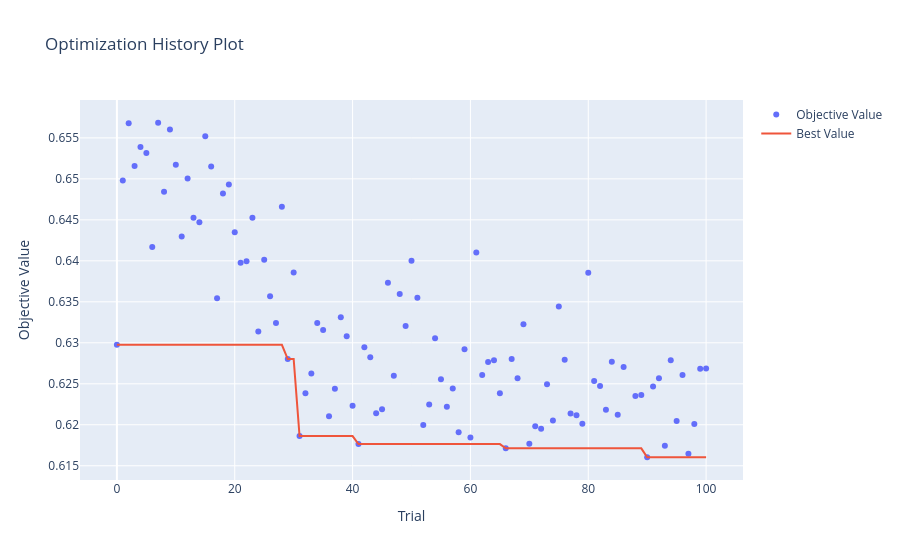

Notebook cell for this chart:
### Markdown cell above
## Hyperparameter Tuning with Optuna

Searches XGBoost hyperparameters against the same walk-forward AUC used for window selection, so tuning and window choice are evaluated the same way.

### Code cell
# 1) Optuna study maximising rolling-window AUC -- genuinely distributed:
# both this machine and the laptop's eGPU connect to the SAME study via a
# shared PostgreSQL backend, so the TPE sampler is informed by every
# completed trial from EITHER machine in real time (not two blind searches
# merged after the fact, which is what the previous version of this cell did).
import subprocess, os, time, json, inspect, tempfile

# Postgres storage comes from the environment -- credentials never live in the
# repo (a plaintext DB password used to sit right here). Desktop shell profile
# sets OPTUNA_STORAGE_URL (localhost) and OPTUNA_WORKER_STORAGE_URL (the same
# DB as reachable FROM THE LAPTOP, i.e. the desktop's LAN address). Unset
# (e.g. cloud runs) -> in-process study: same search, no cross-machine sharing.
STORAGE_URL = os.environ.get("OPTUNA_STORAGE_URL")
# A stable name via OPTUNA_STUDY_NAME makes a died-and-relaunched run RESUME
# its completed trials from persistent storage (e.g. a local sqlite file) --
# cloud containers have a finite lifetime and a 10h+ CPU run doesn't fit in
# one. Unset -> timestamped fresh study as before (new data invalidates old
# trials; never reuse a study name across different experiments).
STUDY_NAME = (os.environ.get("OPTUNA_STUDY_NAME")
              or f"xgb_tuning_{pd.Timestamp.now().strftime('%Y%m%d_%H%M%S')}")
TRIAL_CAP = 100  # combined total across both machines

sampler = TPESampler(
    multivariate=True,
    n_startup_trials=20,
    seed=42
)

study = None
if STORAGE_URL:
    try:
        study = optuna.create_study(
            storage=STORAGE_URL,
            study_name=STUDY_NAME,
            sampler=sampler,
            direction="maximize",
            load_if_exists=True,
        )
    except Exception as e:
        # ponytail: Postgres configured but unreachable -- fall back to an
        # in-process study. Costs cross-machine trial sharing only.
        print(f"Postgres unreachable ({e}) -- running an in-process Optuna study instead.")
if study is None:
    if not STORAGE_URL:
        print("OPTUNA_STORAGE_URL not set -- in-process Optuna study (no laptop worker).")
    study = optuna.create_study(sampler=sampler, direction="maximize")

# Tune only on fights before the final holdout window so trial
# selection never sees the test period
tuning_df = full_ufc_selected[full_ufc_selected["date_d"] < train_end]

# --- Dispatch the laptop's eGPU (GTX 1660 SUPER) to join the SAME study ---
# ponytail: laptop is optional acceleration, never a dependency -- any
# failure below falls back to desktop-only tuning against the same study.
# Needs BOTH storage env vars: the worker connects to the desktop's Postgres
# by its LAN address. The worker driver lives in scripts/; the fold/mirror
# helpers are exported from the LIVE kernel definitions so the worker can
# never drift from the notebook's logic.
LAPTOP_HOST = "michael@10.1.1.242"
LAPTOP_KEY = os.path.expanduser("~/.ssh/laptop_g7")
REMOTE_DIR = "~/ufc_trial_worker"
WORKER_STORAGE_URL = os.environ.get("OPTUNA_WORKER_STORAGE_URL")

laptop_joined = False
if STORAGE_URL and WORKER_STORAGE_URL:
    try:
        scratch = tempfile.mkdtemp(prefix="ufc_tuning_")
        tuning_export_path = f"{scratch}/tuning_df_export.parquet"
        meta_export_path = f"{scratch}/tuning_meta.json"
        helpers_path = f"{scratch}/cell4_helpers.py"

        tuning_df.to_parquet(tuning_export_path, index=False)
        with open(meta_export_path, "w") as fh:
            json.dump({"best_train_months": int(best_train_months),
                       "best_test_months": int(best_test_months)}, fh)
        with open(helpers_path, "w") as fh:
            fh.write(
                "import numpy as np\n"
                "import pandas as pd\n"
                "from xgboost import XGBClassifier\n"
                "from sklearn.metrics import (precision_score, recall_score,\n"
                "    f1_score, accuracy_score, roc_auc_score)\n\n"
            )
            for fn in (mirror_fights, create_xgb_model,
                       train_test_windows_by_month, evaluate_cv_predictions):
                fh.write(inspect.getsource(fn) + "\n\n")

        subprocess.run(["ssh", "-i", LAPTOP_KEY, LAPTOP_HOST,
                        f"mkdir -p {REMOTE_DIR}"], check=True, timeout=15)
        subprocess.run(
            ["scp", "-i", LAPTOP_KEY, tuning_export_path, meta_export_path,
             helpers_path, "scripts/shared_study_worker.py",
             f"{LAPTOP_HOST}:{REMOTE_DIR}/"],
            check=True, timeout=120
        )

        remote_venv = "~/gpu_smoke_test_venv/bin/python"
        # rm -f: a stale done-file from a previous run would satisfy the wait
        # loop below instantly and strand a still-running worker.
        remote_cmd = (
            f"cd {REMOTE_DIR} && rm -f laptop_shared_done && "
            f"OPTUNA_STORAGE_URL='{WORKER_STORAGE_URL}' "
            f"CUDA_DEVICE_ORDER=PCI_BUS_ID setsid nohup {remote_venv} "
            f"shared_study_worker.py tuning_df_export.parquet tuning_meta.json {STUDY_NAME} {TRIAL_CAP} "
            f"cuda:1 43 laptop_shared_done < /dev/null > worker.log 2>&1 &"
        )
        # -f backgrounds the ssh client itself right after auth, before running the
        # remote command -- plain "nohup ... &" alone leaves ssh hanging waiting on
        # the channel even with output redirected (confirmed via smoke test).
        subprocess.run(["ssh", "-f", "-i", LAPTOP_KEY, LAPTOP_HOST, remote_cmd], check=True, timeout=15)
        laptop_joined = True
        print(f"Laptop eGPU joined shared study '{STUDY_NAME}' (combined cap: {TRIAL_CAP} trials)...")
    except (subprocess.CalledProcessError, subprocess.TimeoutExpired, OSError) as e:
        print(f"Laptop unreachable ({e}) -- continuing desktop-only against '{STUDY_NAME}' "
              f"(cap: {TRIAL_CAP} trials).")
else:
    print("Worker storage env vars not both set -- desktop-only tuning.")


def objective(trial):
    """Optuna objective: rolling-window cross-validated AUC.

    Suggests an XGBoost parameter set, evaluates it with the same
    monthly rolling-window scheme used for window selection, and
    returns the pooled out-of-sample AUC for Optuna to maximise.

    Parameters
    ----------
    trial : optuna.trial.Trial
        The current Optuna trial.

    Returns
    -------
    float
        Pooled test AUC across the rolling-window folds.
    """
    params = {
        "objective": "binary:logistic",
        "eval_metric": "logloss",
        "verbosity": 0,
        "random_state": 42,

        "max_depth": trial.suggest_int(
            "max_depth",
            1,
            6
        ),

        "learning_rate": trial.suggest_float(
            "learning_rate",
            0.002,
            0.05,
            log=True
        ),

        "n_estimators": trial.suggest_int(
            "n_estimators",
            400,
            1600
        ),

        "min_child_weight": trial.suggest_int(
            "min_child_weight",
            1,
            50
        ),

        "gamma": trial.suggest_float(
            "gamma",
            1e-8,
            10,
            log=True
        ),

        "subsample": trial.suggest_float(
            "subsample",
            0.6,
            1.0
        ),

        "colsample_bytree": trial.suggest_float(
            "colsample_bytree",
            0.6,
            1.0
        ),

        "reg_alpha": trial.suggest_float(
            "reg_alpha",
            1e-8,
            10,
            log=True
        ),

        "reg_lambda": trial.suggest_float(
            "reg_lambda",
            1e-8,
            10,
            log=True
        ),

        "enable_categorical": True,
        "tree_method": "hist",
        "device": DEVICE  # probed at startup; the laptop worker probes its own device
    }


    preds = train_test_windows_by_month(
        tuning_df,
        train_months=best_train_months,
        test_months=best_test_months,
        model_params=params
    )


    cv_metrics = evaluate_cv_predictions(
        preds,
        verbose=False
    )


    return cv_metrics["AUC"]


def stop_when_enough(study, trial):
    """Global stop once the SHARED study (both machines combined) hits the cap.

    A small overshoot (typically +1 trial) is possible if both machines
    check right around the boundary at the same time -- negligible at this
    scale (100 trials) and not worth extra coordination overhead to avoid.
    """
    n_complete = len([t for t in study.get_trials(deepcopy=False)
                       if t.state == TrialState.COMPLETE])
    if n_complete >= TRIAL_CAP:
        study.stop()


# Skip entirely when a resumed study already hit the cap -- the callback
# only fires AFTER a trial completes, which would waste one full trial.
n_done = len([t for t in study.get_trials(deepcopy=False)
              if t.state == TrialState.COMPLETE])
if n_done < TRIAL_CAP:
    study.optimize(
        objective,
        n_trials=None,
        callbacks=[stop_when_enough],
    )
else:
    print(f"Study already has {n_done} complete trials (cap {TRIAL_CAP}) -- resuming past tuning.")

# --- wait for the laptop worker to also see the cap and stop (only if it joined) ---
if laptop_joined:
    print("Waiting for laptop eGPU worker to finish...")
    wait_start = time.time()
    while True:
        check = subprocess.run(
            ["ssh", "-i", LAPTOP_KEY, LAPTOP_HOST, f"test -f {REMOTE_DIR}/laptop_shared_done"],
            timeout=30
        )
        if check.returncode == 0:
            break
        time.sleep(30)
        print(f"  ...still waiting ({time.time() - wait_start:.0f}s elapsed)")

completed = [t for t in study.trials if t.state == TrialState.COMPLETE]
print(f"Shared study '{STUDY_NAME}' complete: {len(completed)} trials total "
      f"(desktop + laptop combined). Best AUC: {study.best_value:.4f}")
print("Best params:", study.best_params)


fig = plot_optimization_history(study)
fig.show()

### Figure 1 — Plotly figure (JSON) as saved in the notebook; plotly's stock layout.template omitted (floating-point values rounded to 4 significant figures)
{"data": [{"mode": "markers", "name": "Objective Value", "type": "scatter", "x": [0, 1, 2, 3, 4, 5, 6, 7, 8, 9, 10, 11, 12, 13, 14, 15, 16, 17, 18, 19, 20, 21, 22, 23, 24, 25, 26, 27, 28, 29, 30, 31, 32, 33, 34, 35, 36, 37, 38, 39, 40, 41, 42, 43, 44, 45, 46, 47, 48, 49, 50, 51, 52, 53, 54, 55, 56, 57, 58, 59, 60, 61, 62, 63, 64, 65, 66, 67, 68, 69, 70, 71, 72, 73, 74, 75, 76, 77, 78, 79, 80, 81, 82, 83, 84, 85, 86, 88, 89, 90, 91, 92, 93, 94, 95, 96, 97, 98, 99, 100], "y": [0.6298, 0.6498, 0.6568, 0.6516, 0.6539, 0.6531, 0.6417, 0.6568, 0.6484, 0.656, 0.6517, 0.643, 0.65, 0.6453, 0.6447, 0.6552, 0.6515, 0.6354, 0.6482, 0.6493, 0.6435, 0.6398, 0.64, 0.6453, 0.6314, 0.6401, 0.6357, 0.6324, 0.6466, 0.628, 0.6386, 0.6186, 0.6239, 0.6262, 0.6324, 0.6316, 0.621, 0.6244, 0.6331, 0.6308, 0.6223, 0.6176, 0.6295, 0.6282, 0.6214, 0.6219, 0.6373, 0.626, 0.636, 0.632, 0.64, 0.6355, 0.62, 0.6225, 0.6306, 0.6256, 0.6222, 0.6244, 0.6191, 0.6292, 0.6185, 0.641, 0.6261, 0.6276, 0.6279, 0.6238, 0.6171, 0.628, 0.6257, 0.6323, 0.6177, 0.6198, 0.6195, 0.6249, 0.6205, 0.6344, 0.6279, 0.6214, 0.6212, 0.6201, 0.6386, 0.6253, 0.6247, 0.6218, 0.6277, 0.6212, 0.6271, 0.6235, 0.6236, 0.616, 0.6247, 0.6257, 0.6174, 0.6279, 0.6205, 0.6261, 0.6165, 0.6201, 0.6268, 0.6269]}, {"mode": "lines", "name": "Best Value", "type": "scatter", "x": [0, 1, 2, 3, 4, 5, 6, 7, 8, 9, 10, 11, 12, 13, 14, 15, 16, 17, 18, 19, 20, 21, 22, 23, 24, 25, 26, 27, 28, 29, 30, 31, 32, 33, 34, 35, 36, 37, 38, 39, 40, 41, 42, 43, 44, 45, 46, 47, 48, 49, 50, 51, 52, 53, 54, 55, 56, 57, 58, 59, 60, 61, 62, 63, 64, 65, 66, 67, 68, 69, 70, 71, 72, 73, 74, 75, 76, 77, 78, 79, 80, 81, 82, 83, 84, 85, 86, 87, 88, 89, 90, 91, 92, 93, 94, 95, 96, 97, 98, 99, 100], "y": [0.6298, 0.6298, 0.6298, 0.6298, 0.6298, 0.6298, 0.6298, 0.6298, 0.6298, 0.6298, 0.6298, 0.6298, 0.6298, 0.6298, 0.6298, 0.6298, 0.6298, 0.6298, 0.6298, 0.6298, 0.6298, 0.6298, 0.6298, 0.6298, 0.6298, 0.6298, 0.6298, 0.6298, 0.6298, 0.628, 0.628, 0.6186, 0.6186, 0.6186, 0.6186, 0.6186, 0.6186, 0.6186, 0.6186, 0.6186, 0.6186, 0.6176, 0.6176, 0.6176, 0.6176, 0.6176, 0.6176, 0.6176, 0.6176, 0.6176, 0.6176, 0.6176, 0.6176, 0.6176, 0.6176, 0.6176, 0.6176, 0.6176, 0.6176, 0.6176, 0.6176, 0.6176, 0.6176, 0.6176, 0.6176, 0.6176, 0.6171, 0.6171, 0.6171, 0.6171, 0.6171, 0.6171, 0.6171, 0.6171, 0.6171, 0.6171, 0.6171, 0.6171, 0.6171, 0.6171, 0.6171, 0.6171, 0.6171, 0.6171, 0.6171, 0.6171, 0.6171, 0.6171, 0.6171, 0.6171, 0.616, 0.616, 0.616, 0.616, 0.616, 0.616, 0.616, 0.616, 0.616, 0.616, 0.616]}, {"marker": {"color": "#cccccc"}, "mode": "markers", "name": "Infeasible Trial", "showlegend": false, "type": "scatter", "x": [], "y": []}], "layout": {"title": {"text": "Optimization History Plot"}, "xaxis": {"title": {"text": "Trial"}}, "yaxis": {"title": {"text": "Objective Value"}}}}
